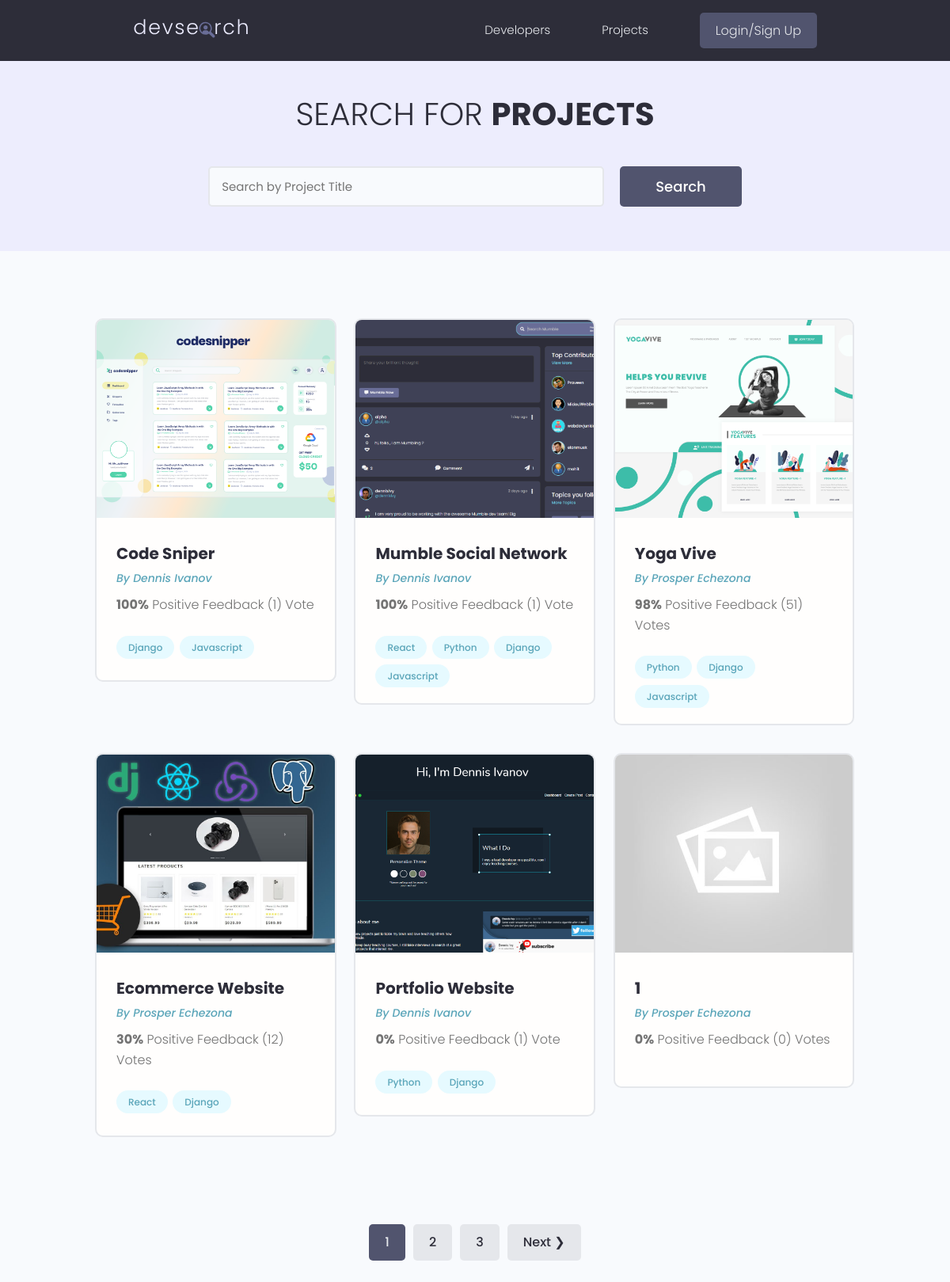
/projects/, run on the app's committed database.
### projects/models.py (models this page shows, shortened)
class Project(models.Model):
    owner = models.ForeignKey(Profile, null=True, blank=True, on_delete=models.SET_NULL)
    title = models.CharField(max_length=200)
    description = models.TextField(null=True, blank=True)
    featured_image = models.ImageField(null=True, blank=True, default="default.jpg")
    demo_link = models.CharField(max_length=2000, null=True, blank=True)
    source_link = models.CharField(max_length=2000, null=True, blank=True)
    tags = models.ManyToManyField('Tag', blank=True)
    vote_total = models.IntegerField(default=0, null=True, blank=True)
    vote_ratio = models.IntegerField(default=0, null=True, blank=True)
    created = models.DateField(auto_now_add=True)
    id = models.UUIDField(default=uuid.uuid4, unique=True, primary_key=True, editable=False)
    class Meta:
        ordering = ['-vote_ratio', '-vote_total', 'title']

class Tag(models.Model):
    name = models.CharField(max_length=200)
    created = models.DateField(auto_now_add=True)
    id = models.UUIDField(default=uuid.uuid4, unique=True, primary_key=True, editable=False)
    def __str__(self):
        return self.name

### users/models.py (models this page shows, shortened)
class Profile(models.Model):
    user = models.OneToOneField(User, on_delete=models.CASCADE, null=True, blank=True)
    name = models.CharField(max_length=200, null=True, blank=True)
    email = models.EmailField(max_length=500, blank=True, null=True)
    username = models.CharField(max_length=200, null=True, blank=True)
    location = models.CharField(max_length=200, null=True, blank=True)
    short_intro = models.CharField(max_length=200, null=True, blank=True)
    bio = models.TextField(null=True, blank=True)
    profile_image = models.ImageField(null=True, blank=True, upload_to='profiles/', default='profiles/user-default.png')
    social_github = models.CharField(max_length=200, null=True, blank=True)
    social_twitter = models.CharField(max_length=200, null=True, blank=True)
    social_linkedin = models.CharField(max_length=200, null=True, blank=True)
    social_youtube = models.CharField(max_length=200, null=True, blank=True)
    social_website = models.CharField(max_length=200, null=True, blank=True)
    created = models.DateField(auto_now_add=True)
    id = models.UUIDField(default=uuid.uuid4, unique=True, primary_key=True, editable=False)

### projects/views.py (the view)
# urls.py: path('projects/', include('projects.urls')),
def projects(request):
    projects, text = searchProjects(request)
    custom_range, projects = paginateProjects(request, projects, 6)
    context = {'projects':projects, 'text':text, 'custom_range':custom_range}
    return render(request, 'projects/projects.html', context)

### projects/utils.py (called while the page is built)
def paginateProjects(request, projects, results):
    page = request.GET.get('page')
    paginator = Paginator(projects, results)
    try:
        projects = paginator.page(page)
    except PageNotAnInteger:
        page = 1
        projects = paginator.page(page)
    except EmptyPage:
        page = paginator.num_pages
        projects = paginator.page(page)
    leftIndex = (int(page) - 4)
    if leftIndex < 1:
        leftIndex = 1
    rightIndex = (int(page) + 5)
    if rightIndex > paginator.num_pages:
        rightIndex = paginator.num_pages + 1
    custom_range = range(leftIndex, rightIndex)
    return custom_range, projects

def searchProjects(request):
    text = ''
    if request.GET.get("text"):
        text = request.GET.get("text")
    tags = Tag.objects.filter(name__icontains=text)
    projects = Project.objects.distinct().filter(
        Q(title__icontains=text)|
        Q(description__icontains=text)|
        Q(owner__name__icontains=text)|
        Q(tags__in=tags)
        )
    return projects, text

### projects/templates/projects/projects.html (shortened to what this page needs)
{% extends "main.html" %}
{% block content %}
  <main class="projects">
    <section class="hero-section text-center">
      <div class="container container--narrow">
        <div class="hero-section__box">
          <h2>Search for <span>Projects</span></h2>
        </div>
        <div class="hero-section__search">
          <form id="searchForm" class="form" action="#" method="get">
            <div class="form__field">
              <input class="input input--text" id="formInput#search" type="text" name="text"
                placeholder="Search by Project Title" value="{{text}}" />
            </div>
            <input class="btn btn--sub btn--lg" type="submit" value="Search" />
          </form>
        </div>
      </div>
    </section>
    <section class="projectsList">
      <div class="container">
        <div class="grid grid--three">
        {% for project in projects %}
          <div class="column">
            <div class="card project">
              <a href="{% url 'project' project.id %}" class="project">
                <img class="project__thumbnail" src="{{project.featured_image.url}}" alt="project thumbnail" />
                <div class="card__body">
                  <h3 class="project__title">{{project.title}}</h3>
                  <p><a class="project__author" href="{% url 'user-profile' project.owner.id %}">By {{project.owner.name}}</a></p>
                  <p class="project--rating">
                    <span style="font-weight: bold;">{{project.vote_ratio}}%</span> Positive
                    Feedback ({{project.vote_total}}) Vote{{project.vote_total|pluralize:"s"}}
                  </p>
                  <div class="project__tags">
                    {% for tag in project.tags.all %}
                    <span class="tag tag--pill tag--main">
                      <small>{{tag}}</small>
                    </span>
                    {% endfor %}
                  </div>
                </div>
              </a>
            </div>
          </div>
        {% endfor %}
        </div>
      </div>
    </section>
    {% include "pagination.html"  with query_set=projects custom_range=custom_range %}
  </main>
{% endblock content %}

### templates/main.html (shortened to what this page needs)
<!DOCTYPE html>
{% load static %}
<html lang="en">
<head>
    <link rel="stylesheet" href="https://cdn.iconmonstr.com/1.3.0/css/iconmonstr-iconic-font.min.css" />
    <link rel="stylesheet" href="{% static 'uikit/styles/uikit.css' %}" />
    <link rel="stylesheet" href="{% static 'styles/app.css' %}" />
</head>
<body>
    {% include "navbar.html" %}
    {% block content %}
    {% endblock content %}
</body>
</html>

### templates/navbar.html (shortened to what this page needs)
{% load static %}
  <header class="header">
    <div class="container container--narrow">
      <a href="{% url 'profiles' %}" class="header__logo">
        <img src="{% static 'images/logo.svg' %}" alt="DevSearch Logo" />
      </a>
      <nav class="header__nav">
        <ul class="header__menu">
          <li class="header__menuItem"><a href="{% url 'profiles' %}">Developers</a></li>
          <li class="header__menuItem"><a href="{% url 'projects' %}">Projects</a></li>
          {% if request.user.is_authenticated %}
          <li class="header__menuItem"><a href="{% url 'inbox' %}">Inbox</a></li>
          <li class="header__menuItem"><a href="{% url 'account' %}">Account</a></li>
          <li class="header__menuItem"><a href="{% url 'logout' %}" class="btn btn--sub">Logout</a></li>
          {% else %}
          <li class="header__menuItem"><a href="{% url 'login' %}" class="btn btn--sub">Login/Sign Up</a></li>
          {% endif %}
        </ul>
      </nav>
    </div>
  </header>

### templates/pagination.html (shortened to what this page needs)
{% if query_set.has_other_pages %}
<div class="pagination">
  <ul class="container">
    {% for page in custom_range %}
    {% if page == query_set.number %}
      <li><a href="?page={{page}}" class="btn page-link btn--sub" data-page="{{page}}">{{page}}</a></li>
    {% else %}
      <li><a href="?page={{page}}" class="btn page-link" data-page="{{page}}">{{page}}</a></li>
    {% endif %}
    {% endfor %}
    {% if query_set.has_next %}
    <li><a href="?page={{query_set.next_page_number}}" class="btn" data-page="{{query_set.next_page_number}}">Next &#10095;</a></li>
    {% endif %}
  </ul>
</div>
{% endif %}

### static/styles/app.css (style rules this page uses)
:root { --color-sub: #2d2d39; }
.btn--sub { background-color: var(--color-sub-light); }
.card { border: 2px solid var(--color-light); }
img { width: 100%; }
.header { position: sticky; z-index: 111; background-color: var(--color-sub); padding: 1.5rem 0; }
.header > .container { display: flex; justify-content: space-between; align-items: center; }
.header__logo > img { height: 3.8rem; }
.header__nav > ul { display: inline-flex; align-items: center; list-style: none; gap: 6.5rem; }
.header__menuItem > a { color: var(--color-light); font-weight: 300; }
.hero-section { height: 40vh; display: flex; align-items: center; background-color: var(--color-sub); }
.hero-section__box { margin-bottom: 4rem; }
.hero-section__box > h2, .hero-section__box > h2 > span { font-size: 4rem; color: var(--color-light); line-height: 1.3; text-transform: uppercase; }
.hero-section__box > h2 { font-weight: 300; }
.hero-section__box > h2 > span { font-weight: 700; }
.hero-section__search > .form { display: flex; align-items: center; justify-content: center; gap: 2rem; }
.hero-section__search > .form input.input--text { width: 50rem; }
.pagination { margin-top: 8rem; margin-bottom: 10rem; }
.pagination > ul { flex-wrap: wrap; list-style: none; display: flex; align-items: center; justify-content: center; gap: 1rem; }
.pagination .btn { color: var(--color-sub); }
.pagination .btn.btn--sub { color: var(--color-light); }
.project__author { font-size: 1.4rem; font-style: italic; }
.project--rating { margin-bottom: 1.6em; margin-top: .5em; }
.projects > .hero-section { background: var(--color-sub-lighter); height: 30vh; }
.projects .hero-section__box { margin-bottom: 2.5rem; }
.projects .hero-section__box > h2 { color: var(--color-sub); }
.projects .hero-section__box > h2 > span { font-weight: 700; color: var(--color-sub); }
.projectsList { margin-top: 8rem; }
.project__thumbnail { height: 25rem; object-fit: cover; object-position: top center; }
.project__title { font-size: 2rem; font-weight: 700; color: var(--color-sub); }

### static/uikit/styles/modules/_variables.css (style rules this page uses)
:root { --color-main: #5aa5b9; --color-main-light: #e6faff; --color-sub: #3f4156; --color-sub-light: #51546e; --color-sub-lighter: #ededfd; --color-text: #737373; --color-gray: #8b8b8b; --color-light: #e5e7eb; --color-light-gray: #767676; --color-bg: #f8fafd; --color-white: #fffefd; --color-white-light: #f3f3f3; --color-success: #359e64; --color-success-bg: #def8e8; --color-error: #fc4b0b; --color-error-bg: #fff2ee; --font-base: 'Poppins', arial, helvetica, 'Segoe UI', roboto, ubuntu, sans-serif; --font-monospace: 'Fira Code', 'Courier New', courier, monospace; --font-regular: 300; --font-medium: 500; --font-bold: 700; --generic-shadow: 1px 1px 5px #00000010; --generic-transition: all 0.3s ease-in-out; }

### static/uikit/styles/modules/_base.css (style rules this page uses)
* { margin: 0; padding: 0; box-sizing: border-box; text-rendering: optimizeLegibility; color: inherit; font-size: inherit; }
html { font-size: 50%; }
@media only screen and (min-width: 480px) { html { font-size: 56.25%; } }
@media only screen and (min-width: 1200px) { html { font-size: 62.5%; } }
body { line-height: 1.6; font-weight: 400; font-size: 1.5rem; color: var(--color-text); background-color: var(--color-bg); min-height: 100vh; }

### static/uikit/styles/modules/_typography.css (style rules this page uses)
* { font-family: var(--font-base); }
h2 { font-size: 3.6rem; font-weight: var(--font-bold); }
h3 { font-size: 3.2rem; font-weight: var(--font-medium); }
p, span, strong { font-size: 1.6rem; color: var(--color-text); font-weight: var(--font-regular); }
a { padding-bottom: 2px; text-decoration: none; display: inline-block; color: var(--color-main); font-weight: var(--font-medium); }

### static/uikit/styles/modules/_utilities.css (style rules this page uses)
.container { width: 92%; max-width: 165rem; margin: 0 auto; box-sizing: border-box; }
.container--narrow { width: 92%; max-width: 120rem; }
@media screen and (min-width: 1000px) { .container { width: 90%; } }
@media screen and (min-width: 1000px) { .container--narrow { width: 85%; } }
@media screen and (min-width: 1200px) { .container { width: 80%; } }
@media screen and (min-width: 1200px) { .container--narrow { width: 72%; } }
.text-center { text-align: center; }

### static/uikit/styles/modules/_card.css (style rules this page uses)
.card { border-radius: 1rem; background-color: var(--color-white); border: 1.5px solid var(--color-light); width: auto; height: auto; margin-top: 0.5rem; margin-bottom: 0.5rem; overflow: hidden; }
.card__body, .card__header { padding: 2rem 2.5rem; }

### data on the page
Project: featured_image (picture), title "Code Sniper", owner.name "Dennis Ivanov", vote_ratio "100", vote_total "1"
Tag: name "Django"
Tag: name "Javascript"
Project: featured_image (picture), title "Mumble Social Network", owner.name "Dennis Ivanov", vote_ratio "100", vote_total "1"
Tag: name "React"
Tag: name "Python"
Project: featured_image (picture), title "Yoga Vive", owner.name "Prosper Echezona", vote_ratio "98", vote_total "51"
Project: featured_image (picture), title "Ecommerce Website", owner.name "Prosper Echezona", vote_ratio "30", vote_total "12"
Project: featured_image (picture), title "Portfolio Website", owner.name "Dennis Ivanov", vote_ratio "0", vote_total "1"
Project: featured_image (placeholder picture), title "1", owner.name "Prosper Echezona", vote_ratio "0", vote_total "0"

### other printed values
{{ page }} "1"
{{ page }} "2" "3"
